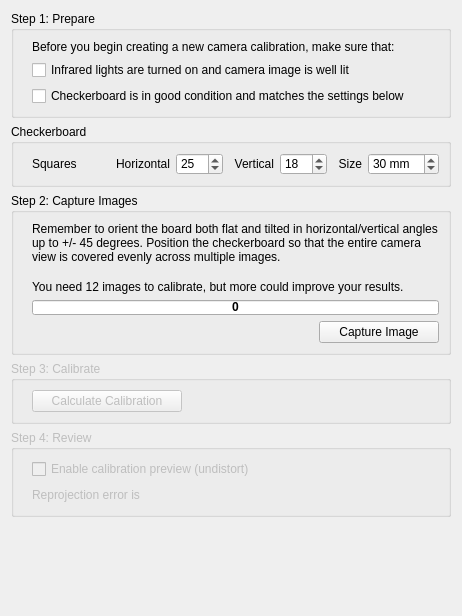
              <widget class="QWidget" name="scrollAreaWidgetContents">
               <property name="geometry">
                <rect>
                 <x>0</x>
                 <y>0</y>
                 <width>462</width>
                 <height>616</height>
                </rect>
               </property>
               <property name="styleSheet">
                <string notr="true">QAbstractScrollArea #scrollAreaWidgetContents
{
    background-color: white;
}</string>
               </property>
               <layout class="QVBoxLayout" name="verticalLayout_9">
                <item>
                 <widget class="QGroupBox" name="groupBox_step1">
                  <property name="title">
                   <string>Step 1: Prepare</string>
                  </property>
                  <layout class="QVBoxLayout" name="verticalLayout_2">
                   <property name="leftMargin">
                    <number>18</number>
                   </property>
                   <item>
                    <widget class="QLabel" name="label_35">
                     <property name="text">
                      <string>&lt;html&gt;&lt;head/&gt;&lt;body&gt;&lt;p&gt;Before you begin creating a new camera calibration, make sure that:&lt;/p&gt;&lt;/body&gt;&lt;/html&gt;</string>
                     </property>
                     <property name="wordWrap">
                      <bool>false</bool>
                     </property>
                    </widget>
                   </item>
                   <item>
                    <widget class="QCheckBox" name="checkBox_prepare2">
                     <property name="text">
                      <string>Infrared lights are turned on and camera image is well lit</string>
                     </property>
                    </widget>
                   </item>
                   <item>
                    <widget class="QCheckBox" name="checkBox_prepare1">
                     <property name="text">
                      <string>Checkerboard is in good condition and matches the settings below</string>
                     </property>
                    </widget>
                   </item>
                  </layout>
                 </widget>
                </item>
                <item>
                 <widget class="QGroupBox" name="groupBox_checkerboard">
                  <property name="title">
                   <string>Checkerboard</string>
                  </property>
                  <layout class="QGridLayout" name="gridLayout_8">
                   <property name="leftMargin">
                    <number>18</number>
                   </property>
                   <item row="0" column="4">
                    <layout class="QHBoxLayout" name="horizontalLayout_24">
                     <item>
                      <widget class="QLabel" name="label_checkerboardHorizontal">
                       <property name="text">
                        <string>Horizontal</string>
                       </property>
                       <property name="alignment">
                        <set>Qt::AlignRight|Qt::AlignTrailing|Qt::AlignVCenter</set>
                       </property>
                      </widget>
                     </item>
                     <item>
                      <widget class="QSpinBox" name="spinBox_checkerboardHorizontal">
                       <property name="minimum">
                        <number>2</number>
                       </property>
                       <property name="maximum">
                        <number>100</number>
                       </property>
                       <property name="value">
                        <number>25</number>
                       </property>
                      </widget>
                     </item>
                     <item>
                      <spacer name="horizontalSpacer_42">
                       <property name="orientation">
                        <enum>Qt::Horizontal</enum>
                       </property>
                       <property name="sizeType">
                        <enum>QSizePolicy::Fixed</enum>
                       </property>
                       <property name="sizeHint" stdset="0">
                        <size>
                         <width>5</width>
                         <height>20</height>
                        </size>
                       </property>
                      </spacer>
                     </item>
                     <item>
                      <widget class="QLabel" name="label_checkerboardVertical">
                       <property name="text">
                        <string>Vertical</string>
                       </property>
                       <property name="alignment">
                        <set>Qt::AlignRight|Qt::AlignTrailing|Qt::AlignVCenter</set>
                       </property>
                      </widget>
                     </item>
                     <item>
                      <widget class="QSpinBox" name="spinBox_checkerboardVertical">
                       <property name="minimum">
                        <number>2</number>
                       </property>
                       <property name="maximum">
                        <number>100</number>
                       </property>
                       <property name="value">
                        <number>18</number>
                       </property>
                      </widget>
                     </item>
                     <item>
                      <spacer name="horizontalSpacer_43">
                       <property name="orientation">
                        <enum>Qt::Horizontal</enum>
                       </property>
                       <property name="sizeType">
                        <enum>QSizePolicy::Fixed</enum>
                       </property>
                       <property name="sizeHint" stdset="0">
                        <size>
                         <width>5</width>
                         <height>20</height>
                        </size>
                       </property>
                      </spacer>
                     </item>
                     <item>
                      <widget class="QLabel" name="label_43">
                       <property name="text">
                        <string>Size</string>
                       </property>
                       <property name="alignment">
                        <set>Qt::AlignRight|Qt::AlignTrailing|Qt::AlignVCenter</set>
                       </property>
                      </widget>
                     </item>
                     <item>
                      <widget class="QDoubleSpinBox" name="doubleSpinBox_checkerboardSquare">
                       <property name="suffix">
                        <string> mm</string>
                       </property>
                       <property name="decimals">
                        <number>0</number>
                       </property>
                       <property name="minimum">
                        <double>1.000000000000000</double>
                       </property>
                       <property name="maximum">
                        <double>500.000000000000000</double>
                       </property>
                       <property name="value">
                        <double>30.000000000000000</double>
                       </property>
                      </widget>
                     </item>
                    </layout>
                   </item>
                   <item row="0" column="1">
                    <widget class="QLabel" name="label_41">
                     <property name="text">
                      <string>Squares</string>
                     </property>
                    </widget>
                   </item>
                   <item row="0" column="2">
                    <spacer name="horizontalSpacer_40">
                     <property name="orientation">
                      <enum>Qt::Horizontal</enum>
                     </property>
                     <property name="sizeHint" stdset="0">
                      <size>
                       <width>40</width>
                       <height>20</height>
                      </size>
                     </property>
                    </spacer>
                   </item>
                  </layout>
                 </widget>
                </item>
                <item>
                 <widget class="QGroupBox" name="groupBox_step2">
                  <property name="enabled">
                   <bool>true</bool>
                  </property>
                  <property name="title">
                   <string>Step 2: Capture Images</string>
                  </property>
                  <layout class="QVBoxLayout" name="verticalLayout_6">
                   <property name="leftMargin">
                    <number>18</number>
                   </property>
                   <item>
                    <widget class="QLabel" name="label_37">
                     <property name="text">
                      <string>&lt;html&gt;&lt;head/&gt;&lt;body&gt;&lt;p&gt;Remember to orient the board both flat and tilted in horizontal/vertical angles up to +/- 45 degrees. Position the checkerboard so that the entire camera view is covered evenly across multiple images.&lt;/p&gt;&lt;/body&gt;&lt;/html&gt;</string>
                     </property>
                     <property name="wordWrap">
                      <bool>true</bool>
                     </property>
                    </widget>
                   </item>
                   <item>
                    <spacer name="verticalSpacer_2">
                     <property name="orientation">
                      <enum>Qt::Vertical</enum>
                     </property>
                     <property name="sizeType">
                      <enum>QSizePolicy::Fixed</enum>
                     </property>
                     <property name="sizeHint" stdset="0">
                      <size>
                       <width>20</width>
                       <height>10</height>
                      </size>
                     </property>
                    </spacer>
                   </item>
                   <item>
                    <layout class="QHBoxLayout" name="horizontalLayout_2">
                     <item>
                      <widget class="QLabel" name="label_32">
                       <property name="text">
                        <string>You need 12 images to calibrate, but more could improve your results.</string>
                       </property>
                      </widget>
                     </item>
                    </layout>
                   </item>
                   <item>
                    <widget class="QProgressBar" name="progressBar_calibration">
                     <property name="enabled">
                      <bool>true</bool>
                     </property>
                     <property name="minimumSize">
                      <size>
                       <width>270</width>
                       <height>15</height>
                      </size>
                     </property>
                     <property name="maximumSize">
                      <size>
                       <width>16777215</width>
                       <height>15</height>
                      </size>
                     </property>
                     <property name="font">
                      <font>
                       <pointsize>9</pointsize>
                       <italic>false</italic>
                       <bold>true</bold>
                       <kerning>true</kerning>
                      </font>
                     </property>
                     <property name="styleSheet">
                      <string notr="true">QProgressBar::chunk {
    background-color: rgb(108, 174, 240);
}</string>
                     </property>
                     <property name="minimum">
                      <number>0</number>
                     </property>
                     <property name="maximum">
                      <number>12</number>
                     </property>
                     <property name="value">
                      <number>0</number>
                     </property>
                     <property name="alignment">
                      <set>Qt::AlignCenter</set>
                     </property>
                     <property name="textVisible">
                      <bool>true</bool>
                     </property>
                     <property name="orientation">
                      <enum>Qt::Horizontal</enum>
                     </property>
                     <property name="format">
                      <string>0</string>
                     </property>
                    </widget>
                   </item>
                   <item>
                    <layout class="QHBoxLayout" name="horizontalLayout_9">
                     <item>
                      <spacer name="horizontalSpacer_20">
                       <property name="orientation">
                        <enum>Qt::Horizontal</enum>
                       </property>
                       <property name="sizeHint" stdset="0">
                        <size>
                         <width>10</width>
                         <height>20</height>
                        </size>
                       </property>
                      </spacer>
                     </item>
                     <item>
                      <widget class="QPushButton" name="pushButton_captureImage">
                       <property name="minimumSize">
                        <size>
                         <width>120</width>
                         <height>0</height>
                        </size>
                       </property>
                       <property name="text">
                        <string>Capture Image</string>
                       </property>
                      </widget>
                     </item>
                    </layout>
                   </item>
                  </layout>
                 </widget>
                </item>
                <item>
                 <widget class="QGroupBox" name="groupBox_step3">
                  <property name="enabled">
                   <bool>false</bool>
                  </property>
                  <property name="title">
                   <string>Step 3: Calibrate</string>
                  </property>
                  <layout class="QVBoxLayout" name="verticalLayout_15">
                   <property name="leftMargin">
                    <number>18</number>
                   </property>
                   <item>
                    <layout class="QHBoxLayout" name="horizontalLayout_17">
                     <item>
                      <widget class="QPushButton" name="pushButton_calibrate">
                       <property name="enabled">
                        <bool>false</bool>
                       </property>
                       <property name="minimumSize">
                        <size>
                         <width>150</width>
                         <height>0</height>
                        </size>
                       </property>
                       <property name="text">
                        <string>Calculate Calibration</string>
                       </property>
                      </widget>
                     </item>
                     <item>
                      <spacer name="horizontalSpacer_33">
                       <property name="orientation">
                        <enum>Qt::Horizontal</enum>
                       </property>
                       <property name="sizeHint" stdset="0">
                        <size>
                         <width>40</width>
                         <height>20</height>
                        </size>
                       </property>
                      </spacer>
                     </item>
                    </layout>
                   </item>
                  </layout>
                 </widget>
                </item>
                <item>
                 <widget class="QGroupBox" name="groupBox_step4">
                  <property name="enabled">
                   <bool>false</bool>
                  </property>
                  <property name="title">
                   <string>Step 4: Review</string>
                  </property>
                  <layout class="QVBoxLayout" name="verticalLayout_16">
                   <property name="leftMargin">
                    <number>18</number>
                   </property>
                   <item>
                    <widget class="QCheckBox" name="checkBox_toggleCalibrationPreview">
                     <property name="enabled">
                      <bool>false</bool>
                     </property>
                     <property name="text">
                      <string>Enable calibration preview (undistort)</string>
                     </property>
                    </widget>
                   </item>
                   <item>
                    <layout class="QHBoxLayout" name="horizontalLayout_19">
                     <item>
                      <widget class="QLabel" name="label_38">
                       <property name="enabled">
                        <bool>false</bool>
                       </property>
                       <property name="text">
                        <string>Reprojection error is</string>
                       </property>
                      </widget>
                     </item>
                     <item>
                      <widget class="QLabel" name="label_rmsCalibrationError">
                       <property name="text">
                        <string/>
                       </property>
                      </widget>
                     </item>
                     <item>
                      <spacer name="horizontalSpacer_35">
                       <property name="orientation">
                        <enum>Qt::Horizontal</enum>
                       </property>
                       <property name="sizeHint" stdset="0">
                        <size>
                         <width>40</width>
                         <height>20</height>
                        </size>
                       </property>
                      </spacer>
                     </item>
                    </layout>
                   </item>
                  </layout>
                 </widget>
                </item>
                <item>
                 <spacer name="verticalSpacer_6">
                  <property name="orientation">
                   <enum>Qt::Vertical</enum>
                  </property>
                  <property name="sizeHint" stdset="0">
                   <size>
                    <width>20</width>
                    <height>0</height>
                   </size>
                  </property>
                 </spacer>
                </item>
               </layout>
              </widget>
